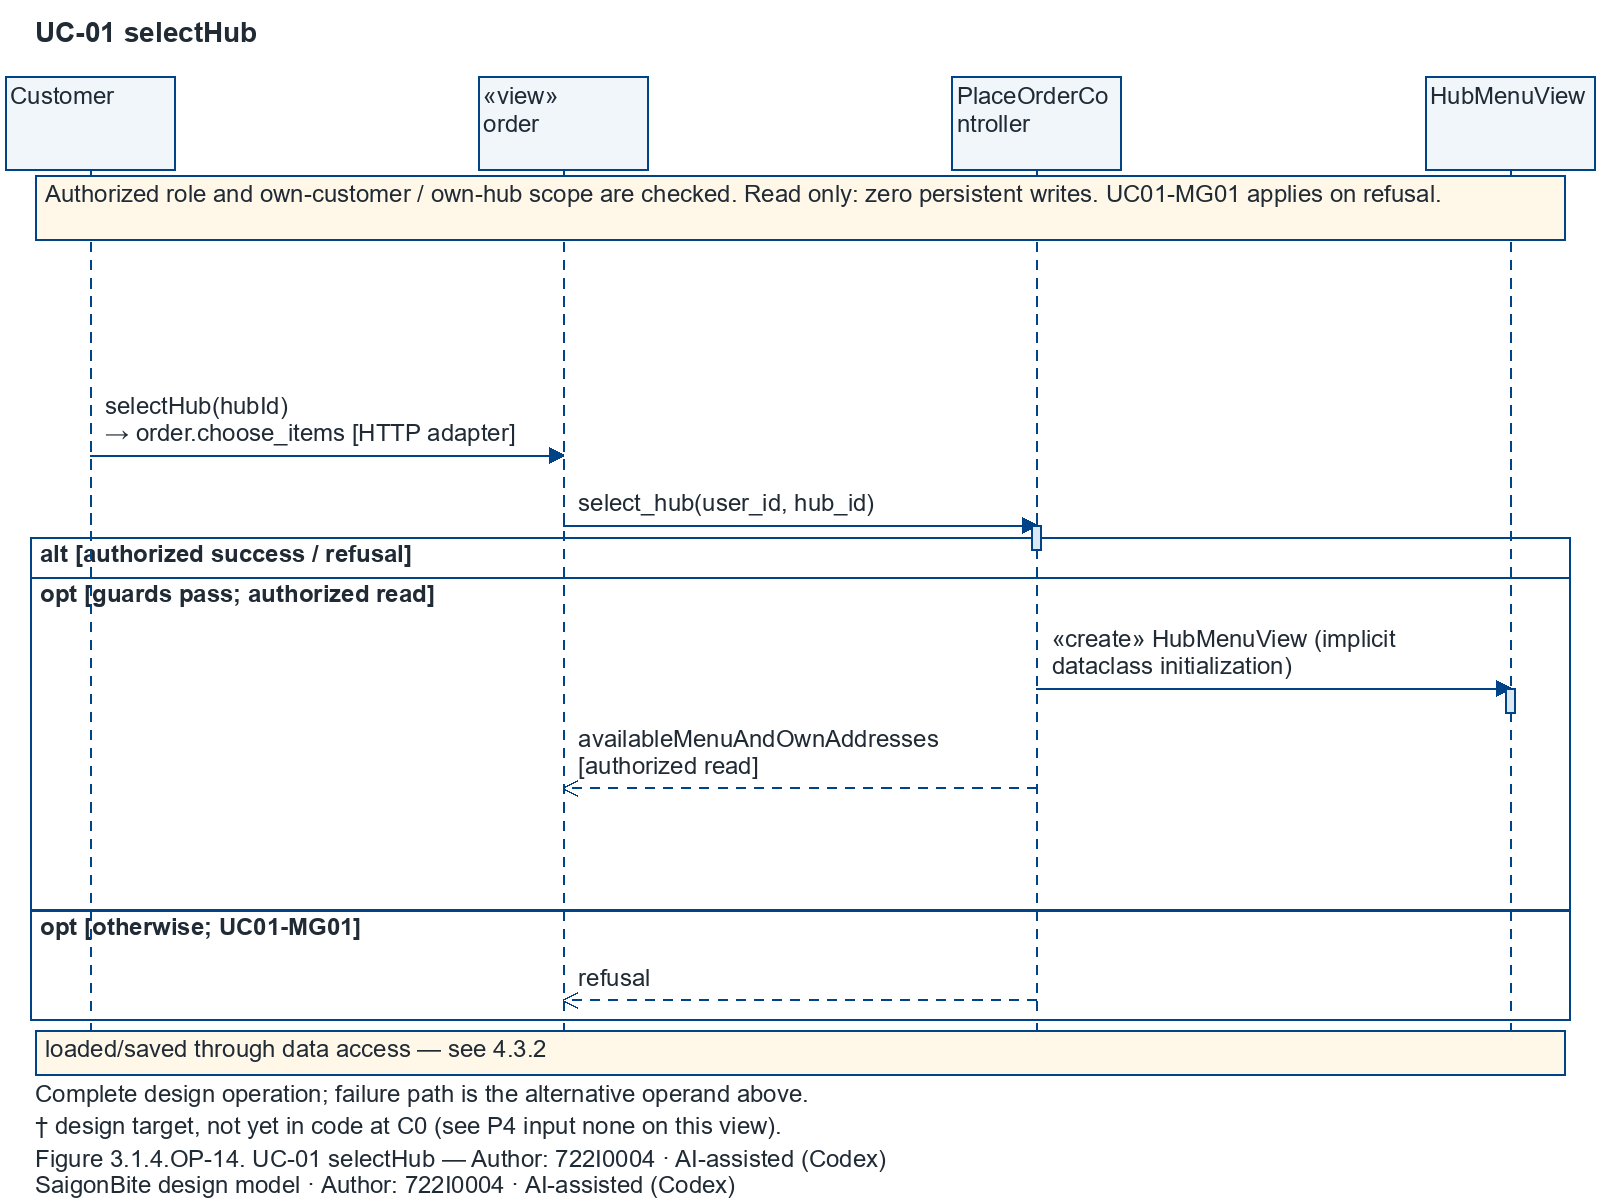

Reproduce this figure in Python.
"""Standalone P3-A renderer. Author: 722I0004 · AI-assisted (Codex).
Input JSON is beside this generator. Pure document generation; no app imports.
Geometry follows the immutable P2 PIL/SVG/mxGraph pipeline and balanced-diagrams.
"""
from pathlib import Path
import sys,json,math,re,hashlib,xml.etree.ElementTree as ET
from html import escape
from PIL import Image,ImageDraw,ImageFont
sys.dont_write_bytecode=True
W,H=1600,1200
INK,BLUE='#202B36','#004387'
def font(n=24,b=False):return ImageFont.truetype('C:/Windows/Fonts/'+('arialbd.ttf' if b else 'arial.ttf'),n)
def wrap(s,width,n=24):
    out=[]
    for ln in str(s).split('\n'):
        cur=''
        words=[]
        for token in ln.split():
            while font(n).getlength(token)>width:
                k=len(token)-1
                while k>1 and font(n).getlength(token[:k])>width:k-=1
                words.append(token[:k]);token=token[k:]
            words.append(token)
        for word in words:
            if font(n).getlength((cur+' '+word).strip())>width and cur:out.append(cur);cur=word
            else:cur=(cur+' '+word).strip()
        out.append(cur)
    return out
def refresh_from_shared(spec,input_path):
    """Status/signature authority is the reviewed shared model, never name matching.
    Refresh only this plate. Geometry/branches and exact SSD arguments are retained.
    New members/associations require the owned lane-refresh step, not invention here.
    """
    modelpath=Path(input_path).parents[1]/'shared/design_model.json'
    model=json.loads(modelpath.read_text(encoding='utf-8'));classes=model['classes'];phase=spec['phase3']
    def meth(cl,name):return next(x for x in classes[cl]['methods'] if x['name']==name)
    def marker(x):return '†' if x.get('status') in ['P4-TARGET','GAP'] else ''
    def signature(cl,name):
        x=meth(cl,name);s=x['signature']
        if '->' not in s:s+=' -> '+x.get('return','Any')+' [inferred return]'
        return x.get('visibility','+')+' '+s+marker(x)+(' {property; read as .'+name+'}' if 'property' in (x.get('decorators') or []) else '')
    p4=set()
    severity={'MATCH':0,'P4-TARGET':1,'GAP':2}
    for index,edge in enumerate(phase.get('dependencies',[])):
        candidates=[x for x in model['associations']+model['dependencies'] if (x['source'],x['target'],x['kind'])==(edge['source'],edge['target'],edge['kind']) and x.get('allowed_on_layered_diagram',True)]
        assert candidates,(spec['stem'],'selected relation is absent/disallowed; run the owned lane refresh')
        current=max(candidates,key=lambda x:severity.get(x.get('status','MATCH'),0));edge.update(current)
        if marker(current):p4.update(x.strip() for x in current.get('P4_input','').split(';') if x.strip())
        if index<len(spec.get('edges',[])):
            spec['edges'][index]['label']=spec['edges'][index]['label'].rstrip('†')+marker(current)
    for e in phase.get('elements',[]):
        for name in e.get('methods',[]):
            x=meth(e['class'],name)
            if marker(x):p4.update(v.strip() for v in x.get('P4_input','').split(';') if v.strip())
    if phase['diagram_type']=='dcd':
        for card in spec.get('cards',[]):
            if len(card['compartments'])<3:continue
            e=card['element'];cl=e['class'];attributes={a['name']:a for a in classes[cl]['attributes']}
            values=[]
            for name in e['attributes']:
                a=attributes[name];values.append(a.get('visibility','+')+' '+name+': '+a['type']+(' [inferred]' if a.get('inferred') else ''))
            if classes[cl].get('enum_members'):values=['+ '+str(v['name'] if isinstance(v,dict) else v) for v in classes[cl]['enum_members']]
            card['compartments'][1]=values or [('{attributes in preceding card}' if '{attributes in preceding card}' in card['compartments'][1] else '{no selected attribute}')]
            card['compartments'][2]=[signature(cl,n) for n in e['methods']] or ['{no selected operation}']
            card['box'][3]=20+sum(sum(len(wrap(t,686))*27.6 for t in comp)+10 for comp in card['compartments'])
        for x in sorted({card['box'][0] for card in spec.get('cards',[]) if len(card['compartments'])>=3}):
            y=100
            for card in sorted([card for card in spec['cards'] if card['box'][0]==x and len(card['compartments'])>=3],key=lambda card:card['box'][1]):
                card['box'][1]=y;y+=card['box'][3]+18
            assert y-18<=1058,(spec['stem'],'refreshed members need a new split')
    else:
        lf={l['id']:l for l in phase['lifelines']}
        for message in phase['messages']:
            if message['kind'] not in ['call','ssd']:continue
            cl=lf[message['to']]['class'];name=message['method'];x=meth(cl,name)
            if name=='fingerprint':
                message['argument_bindings']={'payment_method':'payment.method','online_option':'payment.option'}
                parameters=[p['name'] for p in x['parameters'] if p['name'] not in ['self','cls']]
                if set(parameters)<=set(message['argument_bindings']):
                    message['arguments']=', '.join(message['argument_bindings'][p] for p in parameters)
                    message['label']=re.sub(r'fingerprint†?\([^)]*\)','fingerprint'+marker(x)+'('+message['arguments']+')',message['label'])
            elif message['kind']=='call':
                message['label']=re.sub(r'(?<![A-Za-z0-9_])'+re.escape(name)+r'†?(?=\()',name+marker(x),message['label'])
            elif message['kind']=='ssd':
                adapter=cl+'.'+name
                message['label']=re.sub(re.escape(adapter)+r'†?(?=\s*\[HTTP)',adapter+marker(x),message['label'])
            message['receiver_signature']=x['signature'];message['status']=x['status'];message['P4_input']=x.get('P4_input','')
        # A longer reviewed signature/binding must not put the next label on a
        # self-call return loop. Preserve the existing branch frames and padding.
        xs={l['id']:90+i*(1420/max(1,len(phase['lifelines'])-1)) for i,l in enumerate(phase['lifelines'])}
        messages=phase['messages']
        for i,message in ([] if phase.get('interaction_fragments') else enumerate(messages[1:],1)):
            previous=messages[i-1]
            if previous['from']!=previous['to'] or message['kind']=='return':continue
            width=max(420,abs(xs[message['from']]-xs[message['to']])-30)
            top=message['y']-8-len(wrap(message['label'],width))*27.6
            needed=math.ceil(previous['y']+32-top)
            if needed>0:
                for later in messages[i:]:
                    if later['kind']!='return' or not later.get('guard'):later['y']+=needed
        for frame in ([] if phase.get('interaction_fragments') else spec.get('frames',[])):
            if frame.get('operands'):
                last=max(x['y']+25 for x in messages if x['kind'] not in ['return','ssd'])
                assert last<=frame['operands'][0][0],(spec['stem'],'longer reviewed label needs a new split')
        row=next(x for x in model['operation_rows'] if x['UC']==spec['UC'] and x['operation']==phase['operation'])
        p4.update(v.strip() for v in row['P4 input'].split(';') if v.strip())
        for message in phase['messages']:
            if message['from']=='view' and message['to']=='ctrl':message['PC_MG']=row['PC/MG ensured']
        # A behavior target clears only after explicit reviewed model/row statuses.
        if row['status']=='MATCH' and all(message.get('status','MATCH')=='MATCH' for message in phase['messages']):
            for note in spec.get('notes',[]):note['text']=note['text'].replace('†','')
            spec['realisation_note']=spec.get('realisation_note','').replace('†','')
        # Common metadata describes this actual continuation, never inherited
        # states from a previous split or effects present only in prose.
        displayed=' '.join([m.get('label','') for m in phase['messages']]+[n['text'] for n in spec.get('notes',[])]+[f.get('guard',f.get('label','')) for f in phase.get('interaction_fragments',spec.get('frames',[]))])
        phase['states']=[]
        for enum,owner in [('OrderState','Order'),('PaymentState','Payment'),('OfferState','ReplacementOffer')]:
            values=[str(v['name'] if isinstance(v,dict) else v) for v in classes[enum]['enum_members']]
            shown=[v for v in values if re.search(r'\b'+re.escape(v)+r'\b',displayed)]
            if shown:phase['states'].append({'class':owner,'attribute':'state','values':shown})
    spec['P4_input']='; '.join(sorted(p4)) or 'none on this view'
    spec['shared_model_source']='models/shared/design_model.json';spec['shared_model_sha256']=hashlib.sha256(modelpath.read_bytes()).hexdigest()
    spec['refresh_policy']='Explicit shared-model statuses only; matching signatures never clear behavioral targets.'
    return spec
class Canvas:
    def __init__(self,spec):
        self.s=spec;self.im=Image.new('RGB',(W,H),'white');self.d=ImageDraw.Draw(self.im);self.svg=[f'<svg xmlns="http://www.w3.org/2000/svg" width="{W}" height="{H}" viewBox="0 0 {W} {H}"><rect width="100%" height="100%" fill="white"/>'];self.mx=ET.Element('mxfile',host='SaigonBite P3-A',type='device');dia=ET.SubElement(self.mx,'diagram',name=spec['title'],id=spec['stem']);mod=ET.SubElement(dia,'mxGraphModel',page='1',pageWidth=str(W),pageHeight=str(H));self.root=ET.SubElement(mod,'root');ET.SubElement(self.root,'mxCell',id='0');ET.SubElement(self.root,'mxCell',id='1',parent='0');self.i=0;self.bounds=[];self.boxes={}
        self.text(35,16,spec['title'],1530,28,True)
    def vertex(self,id,x,y,w,h,label='',style=''):
        self.boxes[id]=(x,y,w,h)
        c=ET.SubElement(self.root,'mxCell',id=id,value=label,vertex='1',parent='1',style=style+'fontFamily=Arial;fontSize=24;whiteSpace=wrap;html=0;');ET.SubElement(c,'mxGeometry',x=str(x),y=str(y),width=str(w),height=str(h),attrib={'as':'geometry'})
    def text(self,x,y,s,w,n=24,b=False,id=None):
        lines=wrap(s,w,n);lh=n*1.15
        for j,ln in enumerate(lines):
            yy=y+j*lh;self.d.text((x,yy),ln,font=font(n,b),fill=INK);self.svg.append(f'<text x="{x}" y="{yy+n*.93}" font-family="Arial" font-size="{n}" font-weight="{"bold" if b else "normal"}" fill="{INK}">{escape(ln)}</text>')
            assert font(n,b).getlength(ln)<=w+2,(self.s['stem'],ln,w)
        self.vertex(id or 'text'+str(self.i),x,y,w,max(lh,len(lines)*lh),'\n'.join(lines),'text;align=left;verticalAlign=top;strokeColor=none;fillColor=none;');self.i+=1
        assert y+len(lines)*lh<=1202,(self.s['stem'],s,y)
        return len(lines)*lh
    def rect(self,x,y,w,h,fill='white',id=None,style=''):
        self.d.rectangle((x,y,x+w,y+h),fill=fill,outline=BLUE,width=2);self.svg.append(f'<rect x="{x}" y="{y}" width="{w}" height="{h}" fill="{fill}" stroke="{BLUE}" stroke-width="2"/>');self.vertex(id or 'rect'+str(self.i),x,y,w,h,'','fillColor='+fill+';strokeColor='+BLUE+';'+style);self.i+=1
    def line(self,pts,dash=False,arrow=False,source=None,target=None,kind='dependency',edge_id=None):
        for a,b in zip(pts,pts[1:]):
            if dash:
                l=math.dist(a,b);n=max(1,int(l/9))
                for k in range(0,n,2):self.d.line((a[0]+(b[0]-a[0])*k/n,a[1]+(b[1]-a[1])*k/n,a[0]+(b[0]-a[0])*min(k+1,n)/n,a[1]+(b[1]-a[1])*min(k+1,n)/n),fill=BLUE,width=2)
            else:self.d.line([a,b],fill=BLUE,width=2)
        self.svg.append('<polyline points="'+' '.join(f'{x},{y}' for x,y in pts)+'" fill="none" stroke="'+BLUE+'" stroke-width="2"'+(' stroke-dasharray="8 7"' if dash else '')+'/>')
        if arrow:
            a,b=pts[-2:];dx,dy=b[0]-a[0],b[1]-a[1];l=math.hypot(dx,dy);ux,uy=dx/l,dy/l;p=[(b[0]-ux*14-uy*7,b[1]-uy*14+ux*7),b,(b[0]-ux*14+uy*7,b[1]-uy*14-ux*7)];self.d.line(p,fill=BLUE,width=2);self.svg.append('<polyline points="'+' '.join(f'{x},{y}' for x,y in p)+'" fill="none" stroke="'+BLUE+'" stroke-width="2"/>')
            if kind=='generalization':
                self.d.polygon(p,fill='white',outline=BLUE,width=2);self.svg.append('<polygon points="'+' '.join(f'{x},{y}' for x,y in p)+'" fill="white" stroke="'+BLUE+'"/>')
            if kind=='sync_call':
                self.d.polygon(p,fill=BLUE,outline=BLUE,width=2);self.svg.append('<polygon data-message-arrow="filled-synchronous" points="'+' '.join(f'{x},{y}' for x,y in p)+'" fill="'+BLUE+'" stroke="'+BLUE+'"/>')
            if kind=='composition':
                a,b=pts[:2];dx,dy=b[0]-a[0],b[1]-a[1];l=math.hypot(dx,dy);ux,uy=dx/l,dy/l;p=[a,(a[0]+ux*12-uy*7,a[1]+uy*12+ux*7),(a[0]+ux*24,a[1]+uy*24),(a[0]+ux*12+uy*7,a[1]+uy*12-ux*7)];self.d.polygon(p,fill=BLUE);self.svg.append('<polygon points="'+' '.join(f'{x},{y}' for x,y in p)+'" fill="'+BLUE+'"/>')
        if source and target:
            style='edgeStyle=none;endArrow='+('block' if kind in ['generalization','sync_call'] else 'open')+';endFill='+('1' if kind=='sync_call' else '0')+';'+('dashed=1;' if dash else '')+('startArrow=diamond;startFill=1;' if kind=='composition' else '')+'strokeColor='+BLUE+';'
            for prefix,node,point in [('exit',source,pts[0]),('entry',target,pts[-1])]:
                x,y,w,h=self.boxes[node];style+=f'{prefix}X={(point[0]-x)/w};{prefix}Y={(point[1]-y)/h};{prefix}Perimeter=0;'
            c=ET.SubElement(self.root,'mxCell',id=edge_id or 'edge'+str(self.i),source=source,target=target,edge='1',parent='1',style=style);g=ET.SubElement(c,'mxGeometry',relative='1',attrib={'as':'geometry'});ET.SubElement(g,'mxPoint',x=str(pts[0][0]),y=str(pts[0][1]),attrib={'as':'sourcePoint'});ET.SubElement(g,'mxPoint',x=str(pts[-1][0]),y=str(pts[-1][1]),attrib={'as':'targetPoint'});arr=ET.SubElement(g,'Array',attrib={'as':'points'})
            for x,y in pts[1:-1]:ET.SubElement(arr,'mxPoint',x=str(x),y=str(y))
            self.i+=1
    def finish(self,out):
        self.text(35,1080,self.s.get('continuation','Single complete operation view.'),1530)
        self.text(35,1112,'† design target, not yet in code at C0 (see P4 input '+self.s.get('P4_input','none on this view')+').',1530)
        self.text(35,1145,'Figure '+self.s['figure']+'. '+self.s.get('caption',self.s['title'])+' — Author: 722I0004 · AI-assisted (Codex)',1530)
        self.text(35,1171,'Static / target design · 230 mm landscape · smallest text 9.78 pt · native draw.io / final placement UNTESTED',1530)
        self.svg.append('</svg>');out.with_suffix('.svg').write_text('\n'.join(self.svg),encoding='utf-8');self.im.save(out.with_suffix('.png'));ET.indent(self.mx);ET.ElementTree(self.mx).write(out.with_suffix('.drawio'),encoding='utf-8',xml_declaration=True)
        for q in [out.with_suffix('.svg'),out.with_suffix('.drawio')]:ET.parse(q)
        ids={c.get('id') for c in self.root.findall('mxCell')}
        for c in self.root.findall('mxCell'):
            if c.get('edge')=='1':assert c.get('source') in ids and c.get('target') in ids
def render(spec,out):
    c=Canvas(spec)
    if spec['phase3']['diagram_type']=='dcd':
        for card in spec.get('cards',[]):
            x,y,w,h=card['box'];c.rect(x,y,w,h,'#F1F6FA',card['id']);yy=y+8
            for i,comp in enumerate(card['compartments']):
                if i:c.line([(x,yy-4),(x+w,yy-4)])
                yy+=c.text(x+12,yy,'\n'.join(comp),w-24,24,i==0)+10
            assert yy<y+h+3,(spec['stem'],card['id'],yy,y+h)
        spec['phase3']['association_end_labels']=[]
        for i,e in enumerate(spec.get('edges',[])):
            eid=e['native_edge_id']=f'dcd_relation_{i:03d}';c.line(e['points'],e['kind']=='dependency',True,e['source'],e['target'],e['kind'],eid)
            relation=spec['phase3']['dependencies'][i]
            if e['kind'] not in ['dependency','generalization']:
                (sx,sy),(tx,ty)=e['points'][0],e['points'][-1];sid=eid+'_source_multiplicity';tid=eid+'_target_multiplicity'
                c.text(sx+10,sy-38,str(relation['source_multiplicity']),70,id=sid);c.text(tx-80,ty-38,str(relation['target_multiplicity']),70,id=tid)
                role=relation.get('role','');c.text(sx+135,sy+10,role,330,id=eid+'_role')
                spec['phase3']['association_end_labels'].append({'source':relation['source'],'target':relation['target'],'kind':relation['kind'],'role':role,'native_edge_id':eid,'source_label_id':sid,'target_label_id':tid,'source_endpoint':[sx,sy],'target_endpoint':[tx,ty],'source_card_id':e['source'],'target_card_id':e['target']})
            else:
                label=('is a' if e['kind']=='generalization' else '«use»'+('†' if relation.get('status') in ['P4-TARGET','GAP'] else ''))
                c.text(e['points'][0][0]+135,e['points'][0][1]-38,label,330,id=eid+'_role')
        for n in spec.get('notes',[]):c.text(n['x'],n['y'],n['text'],n['w'])
    else:
        lines=spec['phase3']['lifelines'];xs={n['id']:90+i*(1420/max(1,len(lines)-1)) for i,n in enumerate(lines)}
        for n in lines:
            x=xs[n['id']];c.rect(x-85,76,170,94,'#F1F6FA',n['id']);c.text(x-80,82,n.get('label',n['class']),160);c.line([(x,170),(x,1060)],True)
        for f in ([] if spec['phase3'].get('interaction_fragments') else spec.get('frames',[])):
            c.rect(30,f['y'],1540,f['h'],'white',f['id'],'shape=umlFrame;fillColor=none;')
            # Redraw lifelines over the transparent combined fragment.
            for x in xs.values():c.line([(x,f['y']),(x,f['y']+f['h'])],True)
            c.text(40,f['y']+3,f['label'],1520,24,True)
            for yy,label in f.get('operands',[]):
                c.line([(30,yy),(1570,yy)],True);c.text(40,yy+3,label,1520,24,True)
        for f in spec['phase3'].get('interaction_fragments',[]):
            x,y,w,h=f['x'],f['y'],f['w'],f['h'];c.rect(x,y,w,h,'white',f['id'],'shape=umlFrame;fillColor=none;')
            label=('['+f['guard']+']' if f['operator']=='operand' else f['operator']+' ['+f['guard']+']')
            c.text(x+10,y+3,label,w-20,24,True,id=f['id']+'_guard')
        if spec['phase3'].get('interaction_fragments'):
            for x in xs.values():c.line([(x,170),(x,1020)],True)
        for n in spec.get('notes',[]):
            c.rect(35,n['y'],1530,n.get('h',80),'#FFF8E9');c.text(45,n['y']+5,n['text'],1510)
        for index,msg in enumerate(spec['phase3']['messages']):
            if msg['kind']=='note':continue
            a,b=xs[msg['from']],xs[msg['to']];y=msg['y'];label=msg['label'];ls=wrap(label,max(420,abs(b-a)-30),24);labelw=max(420,abs(b-a)-30);lx=max(40,min(a,b)+15)
            if a==b:
                pts=[(a,y),(a+45,y),(a+45,y+25),(a,y+25)];lx=max(40,min(a-370,1100));labelw=450
            else:pts=[(a,y),(b,y)]
            eid=msg['native_edge_id']=f'message_{index:03d}';source=eid+'_source';target=eid+'_target';c.vertex(source,pts[0][0]-.5,pts[0][1]-.5,1,1,'','opacity=0;strokeColor=none;fillColor=none;');c.vertex(target,pts[-1][0]-.5,pts[-1][1]-.5,1,1,'','opacity=0;strokeColor=none;fillColor=none;');msg['source_anchor_id']=source;msg['target_anchor_id']=target;msg['native_points']=pts
            c.line(pts,msg['kind']=='return',True,source,target,'reply' if msg['kind']=='return' else 'sync_call',eid);c.text(lx,y-8-len(wrap(label,labelw))*27.6,label,labelw,id=eid+'_label')
            if msg['kind'] not in ['return','ssd']:
                c.rect(b-5,y,10,25,'#DAE9F5')
    c.finish(out)
if __name__=='__main__':
    inp=Path(sys.argv[1]) if len(sys.argv)>1 else Path(__file__).with_suffix('.json')
    spec=refresh_from_shared(json.loads(inp.read_text(encoding='utf-8')),inp)
    inp.write_text(json.dumps(spec,indent=2,ensure_ascii=False)+'\n',encoding='utf-8')
    render(spec,inp.with_suffix(''))
    inp.write_text(json.dumps(spec,indent=2,ensure_ascii=False)+'\n',encoding='utf-8')
